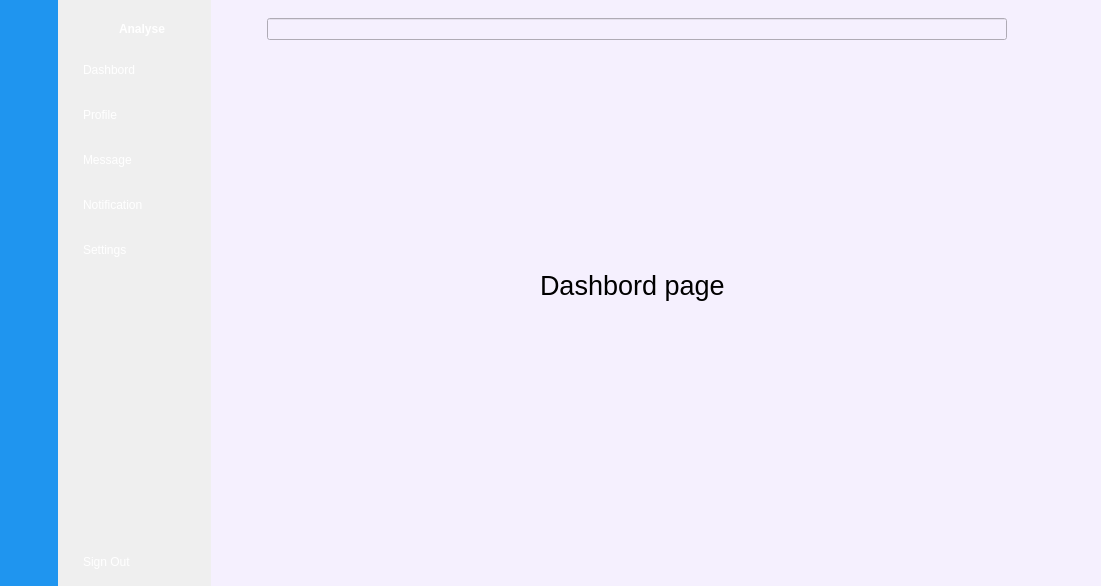
<?xml version="1.0" encoding="UTF-8"?>
<ui version="4.0">
 <class>MainWindow</class>
 <widget class="QMainWindow" name="MainWindow">
  <property name="geometry">
   <rect>
    <x>0</x>
    <y>0</y>
    <width>1101</width>
    <height>586</height>
   </rect>
  </property>
  <property name="windowTitle">
   <string>MainWindow</string>
  </property>
  <widget class="QWidget" name="centralwidget">
   <layout class="QGridLayout" name="gridLayout">
    <property name="leftMargin">
     <number>0</number>
    </property>
    <property name="topMargin">
     <number>0</number>
    </property>
    <property name="rightMargin">
     <number>0</number>
    </property>
    <property name="bottomMargin">
     <number>0</number>
    </property>
    <item row="0" column="0">
     <widget class="QWidget" name="widget" native="true">
      <property name="styleSheet">
       <string notr="true">background-color: rgb(31, 149, 239);</string>
      </property>
      <layout class="QVBoxLayout" name="verticalLayout_3">
       <item>
        <layout class="QHBoxLayout" name="horizontalLayout_4">
         <item>
          <widget class="QLabel" name="label">
           <property name="minimumSize">
            <size>
             <width>40</width>
             <height>40</height>
            </size>
           </property>
           <property name="maximumSize">
            <size>
             <width>40</width>
             <height>40</height>
            </size>
           </property>
           <property name="text">
            <string/>
           </property>
           <property name="pixmap">
            <pixmap resource="resources.qrc">:/images/profile_pic.png</pixmap>
           </property>
           <property name="scaledContents">
            <bool>true</bool>
           </property>
          </widget>
         </item>
        </layout>
       </item>
       <item>
        <layout class="QVBoxLayout" name="verticalLayout">
         <property name="spacing">
          <number>15</number>
         </property>
         <item>
          <widget class="QPushButton" name="dashbord_1">
           <property name="styleSheet">
            <string notr="true">QPushButton {
color:white;
height:30px;
border:none;
border-radius:10px;
}

QPushButton:checked {
background-color:#F5FAFE;
color:#1F95EF;
font-weight:bold;
}</string>
           </property>
           <property name="text">
            <string/>
           </property>
           <property name="icon">
            <iconset resource="resources.qrc">
             <normaloff>:/images/dashboard_white.png</normaloff>
             <normalon>:/images/dashboard.png</normalon>:/images/dashboard_white.png</iconset>
           </property>
           <property name="checkable">
            <bool>true</bool>
           </property>
           <property name="autoExclusive">
            <bool>true</bool>
           </property>
          </widget>
         </item>
         <item>
          <widget class="QPushButton" name="message_1">
           <property name="styleSheet">
            <string notr="true">QPushButton {
	color:white;
height:30px;
border:none;
border-radius:10px;
}

QPushButton:checked {
background-color:#F5FAFE;
color:#1F95EF;
font-weight:bold;
}</string>
           </property>
           <property name="text">
            <string/>
           </property>
           <property name="icon">
            <iconset resource="resources.qrc">
             <normaloff>:/images/profile_white.png</normaloff>
             <normalon>:/images/profile.png</normalon>:/images/profile_white.png</iconset>
           </property>
           <property name="checkable">
            <bool>true</bool>
           </property>
           <property name="autoExclusive">
            <bool>true</bool>
           </property>
          </widget>
         </item>
         <item>
          <widget class="QPushButton" name="message_3">
           <property name="styleSheet">
            <string notr="true">QPushButton {
	color:white;
height:30px;
border:none;
border-radius:10px;
}

QPushButton:checked {
background-color:#F5FAFE;
color:#1F95EF;
font-weight:bold;
}</string>
           </property>
           <property name="text">
            <string/>
           </property>
           <property name="icon">
            <iconset resource="resources.qrc">
             <normaloff>:/images/messages_white.png</normaloff>
             <normalon>:/images/messages.png</normalon>:/images/messages_white.png</iconset>
           </property>
           <property name="checkable">
            <bool>true</bool>
           </property>
           <property name="autoExclusive">
            <bool>true</bool>
           </property>
          </widget>
         </item>
         <item>
          <widget class="QPushButton" name="notification_1">
           <property name="styleSheet">
            <string notr="true">QPushButton {
	color:white;
height:30px;
border:none;
border-radius:10px;
}

QPushButton:checked {
background-color:#F5FAFE;
color:#1F95EF;
font-weight:bold;
}</string>
           </property>
           <property name="text">
            <string/>
           </property>
           <property name="icon">
            <iconset resource="resources.qrc">
             <normaloff>:/images/notifications_white.png</normaloff>
             <normalon>:/images/notifications.png</normalon>:/images/notifications_white.png</iconset>
           </property>
           <property name="checkable">
            <bool>true</bool>
           </property>
           <property name="autoExclusive">
            <bool>true</bool>
           </property>
          </widget>
         </item>
         <item>
          <widget class="QPushButton" name="settings_1">
           <property name="styleSheet">
            <string notr="true">QPushButton {
	color:white;
height:30px;
border:none;
border-radius:10px;
}

QPushButton:checked {
background-color:#F5FAFE;
color:#1F95EF;
font-weight:bold;
}</string>
           </property>
           <property name="text">
            <string/>
           </property>
           <property name="icon">
            <iconset resource="resources.qrc">
             <normaloff>:/images/settings_white.png</normaloff>
             <normalon>:/images/settings.png</normalon>:/images/settings_white.png</iconset>
           </property>
           <property name="checkable">
            <bool>true</bool>
           </property>
           <property name="autoExclusive">
            <bool>true</bool>
           </property>
          </widget>
         </item>
        </layout>
       </item>
       <item>
        <spacer name="verticalSpacer">
         <property name="orientation">
          <enum>Qt::Vertical</enum>
         </property>
         <property name="sizeHint" stdset="0">
          <size>
           <width>20</width>
           <height>224</height>
          </size>
         </property>
        </spacer>
       </item>
       <item>
        <widget class="QPushButton" name="pushButton_6">
         <property name="styleSheet">
          <string notr="true">QPushButton {
	color:white;
height:30px;
border:none;
}</string>
         </property>
         <property name="text">
          <string/>
         </property>
         <property name="icon">
          <iconset resource="resources.qrc">
           <normaloff>:/images/log_out_white.png</normaloff>:/images/log_out_white.png</iconset>
         </property>
         <property name="checkable">
          <bool>true</bool>
         </property>
         <property name="autoExclusive">
          <bool>false</bool>
         </property>
        </widget>
       </item>
      </layout>
     </widget>
    </item>
    <item row="0" column="1">
     <widget class="QWidget" name="widget_2" native="true">
      <property name="styleSheet">
       <string notr="true">background-color: rgb(31, 149, 239);

QPushButton {
color:white;
text-align:left;
height:30px;
border:none;
}

QPushButton:checked {
background-color:#F5FAFE;
color:#1F95EF;
font-weight:bold;
}</string>
      </property>
      <layout class="QVBoxLayout" name="verticalLayout_4">
       <property name="rightMargin">
        <number>20</number>
       </property>
       <item>
        <layout class="QHBoxLayout" name="horizontalLayout_3">
         <property name="rightMargin">
          <number>20</number>
         </property>
         <item>
          <widget class="QLabel" name="label_4">
           <property name="minimumSize">
            <size>
             <width>40</width>
             <height>40</height>
            </size>
           </property>
           <property name="maximumSize">
            <size>
             <width>40</width>
             <height>40</height>
            </size>
           </property>
           <property name="text">
            <string/>
           </property>
           <property name="pixmap">
            <pixmap resource="resources.qrc">:/images/profile_pic.png</pixmap>
           </property>
           <property name="scaledContents">
            <bool>true</bool>
           </property>
          </widget>
         </item>
         <item>
          <widget class="QLabel" name="label_3">
           <property name="font">
            <font>
             <weight>75</weight>
             <bold>true</bold>
            </font>
           </property>
           <property name="styleSheet">
            <string notr="true">color: rgb(255, 255, 255);</string>
           </property>
           <property name="text">
            <string>Analyse</string>
           </property>
          </widget>
         </item>
        </layout>
       </item>
       <item>
        <layout class="QVBoxLayout" name="verticalLayout_2">
         <property name="spacing">
          <number>15</number>
         </property>
         <item>
          <widget class="QPushButton" name="dashbord_2">
           <property name="styleSheet">
            <string notr="true">QPushButton {
	color:white;
	text-align:left;
	height:30px;
border:none;
padding-left:10px;
border-top-left-radius:10px;
border-bottom-left-radius:10px;
border-top-right-radius:10px;
border-bottom-right-radius:10px;
}

QPushButton:checked {
background-color:#F5FAFE;
color:#1F95EF;
font-weight:bold;
}</string>
           </property>
           <property name="text">
            <string>Dashbord</string>
           </property>
           <property name="icon">
            <iconset resource="resources.qrc">
             <normaloff>:/images/dashboard_white.png</normaloff>
             <normalon>:/images/dashboard.png</normalon>:/images/dashboard_white.png</iconset>
           </property>
           <property name="checkable">
            <bool>true</bool>
           </property>
           <property name="autoExclusive">
            <bool>true</bool>
           </property>
          </widget>
         </item>
         <item>
          <widget class="QPushButton" name="message_2">
           <property name="styleSheet">
            <string notr="true">QPushButton {
	color:white;
	text-align:left;
	height:30px;
border:none;
padding-left:10px;
border-top-left-radius:10px;
border-bottom-left-radius:10px;
border-top-right-radius:10px;
border-bottom-right-radius:10px;
}

QPushButton:checked {
background-color:#F5FAFE;
color:#1F95EF;
font-weight:bold;
}</string>
           </property>
           <property name="text">
            <string>Profile</string>
           </property>
           <property name="icon">
            <iconset resource="resources.qrc">
             <normaloff>:/images/profile_white.png</normaloff>
             <normalon>:/images/profile.png</normalon>:/images/profile_white.png</iconset>
           </property>
           <property name="checkable">
            <bool>true</bool>
           </property>
           <property name="autoExclusive">
            <bool>true</bool>
           </property>
          </widget>
         </item>
         <item>
          <widget class="QPushButton" name="message_4">
           <property name="styleSheet">
            <string notr="true">QPushButton {
	color:white;
	text-align:left;
	height:30px;
border:none;
padding-left:10px;
border-top-left-radius:10px;
border-bottom-left-radius:10px;
border-top-right-radius:10px;
border-bottom-right-radius:10px;
}

QPushButton:checked {
background-color:#F5FAFE;
color:#1F95EF;
font-weight:bold;
}</string>
           </property>
           <property name="text">
            <string>Message</string>
           </property>
           <property name="icon">
            <iconset resource="resources.qrc">
             <normaloff>:/images/messages_white.png</normaloff>
             <normalon>:/images/messages.png</normalon>:/images/messages_white.png</iconset>
           </property>
           <property name="checkable">
            <bool>true</bool>
           </property>
           <property name="autoExclusive">
            <bool>true</bool>
           </property>
          </widget>
         </item>
         <item>
          <widget class="QPushButton" name="notification_2">
           <property name="styleSheet">
            <string notr="true">QPushButton {
	color:white;
	text-align:left;
	height:30px;
border:none;
padding-left:10px;
border-top-left-radius:10px;
border-bottom-left-radius:10px;
border-top-right-radius:10px;
border-bottom-right-radius:10px;
}

QPushButton:checked {
background-color:#F5FAFE;
color:#1F95EF;
font-weight:bold;
}</string>
           </property>
           <property name="text">
            <string>Notification</string>
           </property>
           <property name="icon">
            <iconset resource="resources.qrc">
             <normaloff>:/images/notifications_white.png</normaloff>
             <normalon>:/images/notifications.png</normalon>:/images/notifications_white.png</iconset>
           </property>
           <property name="checkable">
            <bool>true</bool>
           </property>
           <property name="autoExclusive">
            <bool>true</bool>
           </property>
          </widget>
         </item>
         <item>
          <widget class="QPushButton" name="settings_2">
           <property name="styleSheet">
            <string notr="true">QPushButton {
	color:white;
	text-align:left;
	height:30px;
border:none;
padding-left:10px;
border-top-left-radius:10px;
border-bottom-left-radius:10px;
border-top-right-radius:10px;
border-bottom-right-radius:10px;
}

QPushButton:checked {
background-color:#F5FAFE;
color:#1F95EF;
font-weight:bold;
}</string>
           </property>
           <property name="text">
            <string>Settings</string>
           </property>
           <property name="icon">
            <iconset resource="resources.qrc">
             <normaloff>:/images/settings_white.png</normaloff>
             <normalon>:/images/settings.png</normalon>:/images/settings_white.png</iconset>
           </property>
           <property name="checkable">
            <bool>true</bool>
           </property>
           <property name="autoExclusive">
            <bool>true</bool>
           </property>
          </widget>
         </item>
        </layout>
       </item>
       <item>
        <spacer name="verticalSpacer_2">
         <property name="orientation">
          <enum>Qt::Vertical</enum>
         </property>
         <property name="sizeHint" stdset="0">
          <size>
           <width>20</width>
           <height>224</height>
          </size>
         </property>
        </spacer>
       </item>
       <item>
        <widget class="QPushButton" name="pushButton_7">
         <property name="styleSheet">
          <string notr="true">QPushButton {
	color:white;
	text-align:left;
	height:30px;
border:none;
padding-left:10px
}</string>
         </property>
         <property name="text">
          <string>Sign Out</string>
         </property>
         <property name="icon">
          <iconset resource="resources.qrc">
           <normaloff>:/images/log_out_white.png</normaloff>:/images/log_out_white.png</iconset>
         </property>
         <property name="checkable">
          <bool>true</bool>
         </property>
         <property name="autoExclusive">
          <bool>false</bool>
         </property>
        </widget>
       </item>
      </layout>
     </widget>
    </item>
    <item row="0" column="2">
     <widget class="QWidget" name="widget_3" native="true">
      <property name="styleSheet">
       <string notr="true">background-color: rgb(245, 240, 254);</string>
      </property>
      <layout class="QVBoxLayout" name="verticalLayout_5">
       <item>
        <widget class="QWidget" name="header_widget" native="true">
         <layout class="QHBoxLayout" name="horizontalLayout_5">
          <item>
           <widget class="QPushButton" name="pushButton_13">
            <property name="styleSheet">
             <string notr="true">QPushButton {
	color:white;
	border:none;
}</string>
            </property>
            <property name="text">
             <string/>
            </property>
            <property name="icon">
             <iconset resource="resources.qrc">
              <normaloff>:/images/menu.png</normaloff>:/images/menu.png</iconset>
            </property>
            <property name="checkable">
             <bool>true</bool>
            </property>
           </widget>
          </item>
          <item>
           <layout class="QHBoxLayout" name="horizontalLayout_2">
            <item>
             <widget class="QLineEdit" name="lineEdit"/>
            </item>
            <item>
             <widget class="QPushButton" name="pushButton_14">
              <property name="styleSheet">
               <string notr="true">QPushButton {
	color:white;
	border:none;
}</string>
              </property>
              <property name="text">
               <string/>
              </property>
              <property name="icon">
               <iconset resource="resources.qrc">
                <normaloff>:/images/search.png</normaloff>:/images/search.png</iconset>
              </property>
             </widget>
            </item>
           </layout>
          </item>
          <item>
           <widget class="QPushButton" name="pushButton_15">
            <property name="styleSheet">
             <string notr="true">QPushButton {
	color:white;
	border:none;
}</string>
            </property>
            <property name="text">
             <string/>
            </property>
            <property name="icon">
             <iconset resource="resources.qrc">
              <normaloff>:/images/image.png</normaloff>:/images/image.png</iconset>
            </property>
           </widget>
          </item>
         </layout>
        </widget>
       </item>
       <item>
        <widget class="QStackedWidget" name="stackedWidget">
         <widget class="QWidget" name="dashbord_page">
          <widget class="QLabel" name="label_2">
           <property name="geometry">
            <rect>
             <x>320</x>
             <y>210</y>
             <width>231</width>
             <height>41</height>
            </rect>
           </property>
           <property name="font">
            <font>
             <pointsize>20</pointsize>
            </font>
           </property>
           <property name="text">
            <string>Dashbord page</string>
           </property>
          </widget>
         </widget>
         <widget class="QWidget" name="profile_page">
          <widget class="QLabel" name="label_5">
           <property name="geometry">
            <rect>
             <x>330</x>
             <y>220</y>
             <width>231</width>
             <height>41</height>
            </rect>
           </property>
           <property name="font">
            <font>
             <pointsize>20</pointsize>
            </font>
           </property>
           <property name="text">
            <string>Profile page</string>
           </property>
          </widget>
         </widget>
         <widget class="QWidget" name="message_page">
          <widget class="QLabel" name="label_6">
           <property name="geometry">
            <rect>
             <x>340</x>
             <y>220</y>
             <width>231</width>
             <height>41</height>
            </rect>
           </property>
           <property name="font">
            <font>
             <pointsize>20</pointsize>
            </font>
           </property>
           <property name="text">
            <string>Message page</string>
           </property>
          </widget>
         </widget>
         <widget class="QWidget" name="notification_page">
          <widget class="QLabel" name="label_7">
           <property name="geometry">
            <rect>
             <x>320</x>
             <y>200</y>
             <width>231</width>
             <height>41</height>
            </rect>
           </property>
           <property name="font">
            <font>
             <pointsize>20</pointsize>
            </font>
           </property>
           <property name="text">
            <string>Notification page</string>
           </property>
          </widget>
         </widget>
         <widget class="QWidget" name="settings_page">
          <widget class="QLabel" name="label_8">
           <property name="geometry">
            <rect>
             <x>320</x>
             <y>210</y>
             <width>231</width>
             <height>41</height>
            </rect>
           </property>
           <property name="font">
            <font>
             <pointsize>20</pointsize>
            </font>
           </property>
           <property name="text">
            <string>Settings page</string>
           </property>
          </widget>
         </widget>
        </widget>
       </item>
      </layout>
     </widget>
    </item>
   </layout>
  </widget>
 </widget>
 <resources>
  <include location="resources.qrc"/>
 </resources>
 <connections>
  <connection>
   <sender>pushButton_13</sender>
   <signal>toggled(bool)</signal>
   <receiver>widget</receiver>
   <slot>setHidden(bool)</slot>
   <hints>
    <hint type="sourcelabel">
     <x>244</x>
     <y>34</y>
    </hint>
    <hint type="destinationlabel">
     <x>51</x>
     <y>298</y>
    </hint>
   </hints>
  </connection>
  <connection>
   <sender>pushButton_13</sender>
   <signal>toggled(bool)</signal>
   <receiver>widget_2</receiver>
   <slot>setVisible(bool)</slot>
   <hints>
    <hint type="sourcelabel">
     <x>232</x>
     <y>36</y>
    </hint>
    <hint type="destinationlabel">
     <x>203</x>
     <y>343</y>
    </hint>
   </hints>
  </connection>
  <connection>
   <sender>settings_1</sender>
   <signal>toggled(bool)</signal>
   <receiver>settings_2</receiver>
   <slot>setChecked(bool)</slot>
   <hints>
    <hint type="sourcelabel">
     <x>47</x>
     <y>251</y>
    </hint>
    <hint type="destinationlabel">
     <x>83</x>
     <y>251</y>
    </hint>
   </hints>
  </connection>
  <connection>
   <sender>notification_1</sender>
   <signal>toggled(bool)</signal>
   <receiver>notification_2</receiver>
   <slot>setChecked(bool)</slot>
   <hints>
    <hint type="sourcelabel">
     <x>39</x>
     <y>205</y>
    </hint>
    <hint type="destinationlabel">
     <x>99</x>
     <y>210</y>
    </hint>
   </hints>
  </connection>
  <connection>
   <sender>message_3</sender>
   <signal>toggled(bool)</signal>
   <receiver>message_4</receiver>
   <slot>setChecked(bool)</slot>
   <hints>
    <hint type="sourcelabel">
     <x>44</x>
     <y>164</y>
    </hint>
    <hint type="destinationlabel">
     <x>88</x>
     <y>168</y>
    </hint>
   </hints>
  </connection>
  <connection>
   <sender>message_1</sender>
   <signal>toggled(bool)</signal>
   <receiver>message_2</receiver>
   <slot>setChecked(bool)</slot>
   <hints>
    <hint type="sourcelabel">
     <x>43</x>
     <y>119</y>
    </hint>
    <hint type="destinationlabel">
     <x>95</x>
     <y>122</y>
    </hint>
   </hints>
  </connection>
  <connection>
   <sender>dashbord_1</sender>
   <signal>toggled(bool)</signal>
   <receiver>dashbord_2</receiver>
   <slot>setChecked(bool)</slot>
   <hints>
    <hint type="sourcelabel">
     <x>43</x>
     <y>71</y>
    </hint>
    <hint type="destinationlabel">
     <x>90</x>
     <y>74</y>
    </hint>
   </hints>
  </connection>
  <connection>
   <sender>dashbord_2</sender>
   <signal>toggled(bool)</signal>
   <receiver>dashbord_1</receiver>
   <slot>setChecked(bool)</slot>
   <hints>
    <hint type="sourcelabel">
     <x>175</x>
     <y>71</y>
    </hint>
    <hint type="destinationlabel">
     <x>45</x>
     <y>69</y>
    </hint>
   </hints>
  </connection>
  <connection>
   <sender>message_2</sender>
   <signal>toggled(bool)</signal>
   <receiver>message_1</receiver>
   <slot>setChecked(bool)</slot>
   <hints>
    <hint type="sourcelabel">
     <x>175</x>
     <y>120</y>
    </hint>
    <hint type="destinationlabel">
     <x>43</x>
     <y>112</y>
    </hint>
   </hints>
  </connection>
  <connection>
   <sender>message_4</sender>
   <signal>toggled(bool)</signal>
   <receiver>message_3</receiver>
   <slot>setChecked(bool)</slot>
   <hints>
    <hint type="sourcelabel">
     <x>133</x>
     <y>158</y>
    </hint>
    <hint type="destinationlabel">
     <x>33</x>
     <y>159</y>
    </hint>
   </hints>
  </connection>
  <connection>
   <sender>notification_2</sender>
   <signal>toggled(bool)</signal>
   <receiver>notification_1</receiver>
   <slot>setChecked(bool)</slot>
   <hints>
    <hint type="sourcelabel">
     <x>151</x>
     <y>204</y>
    </hint>
    <hint type="destinationlabel">
     <x>29</x>
     <y>214</y>
    </hint>
   </hints>
  </connection>
  <connection>
   <sender>settings_2</sender>
   <signal>toggled(bool)</signal>
   <receiver>settings_1</receiver>
   <slot>setChecked(bool)</slot>
   <hints>
    <hint type="sourcelabel">
     <x>143</x>
     <y>248</y>
    </hint>
    <hint type="destinationlabel">
     <x>36</x>
     <y>262</y>
    </hint>
   </hints>
  </connection>
  <connection>
   <sender>pushButton_6</sender>
   <signal>toggled(bool)</signal>
   <receiver>MainWindow</receiver>
   <slot>close()</slot>
   <hints>
    <hint type="sourcelabel">
     <x>19</x>
     <y>557</y>
    </hint>
    <hint type="destinationlabel">
     <x>40</x>
     <y>659</y>
    </hint>
   </hints>
  </connection>
  <connection>
   <sender>pushButton_7</sender>
   <signal>toggled(bool)</signal>
   <receiver>MainWindow</receiver>
   <slot>close()</slot>
   <hints>
    <hint type="sourcelabel">
     <x>120</x>
     <y>552</y>
    </hint>
    <hint type="destinationlabel">
     <x>120</x>
     <y>623</y>
    </hint>
   </hints>
  </connection>
 </connections>
</ui>
